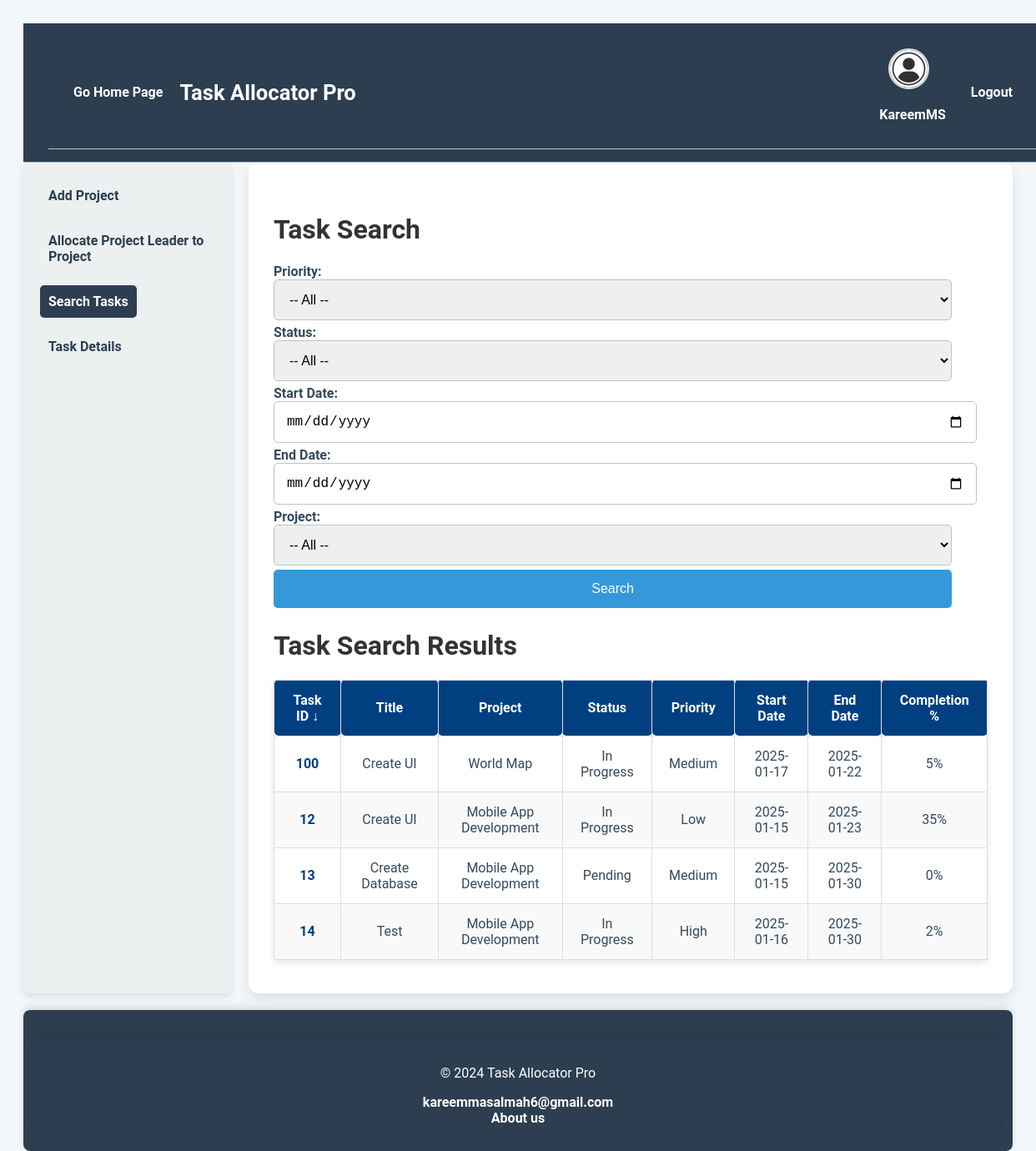
The page /search.php (signed in) on the database its author committed.
### tables this page shows
CREATE TABLE `tasks` (
  `id` int NOT NULL,
  `task_id` varchar(20) NOT NULL,
  `task_name` varchar(255) NOT NULL,
  `description` text NOT NULL,
  `project_id` varchar(20) NOT NULL,
  `start_date` date NOT NULL,
  `end_date` date NOT NULL,
  `effort` decimal(5,2) NOT NULL,
  `status` enum('Pending','In Progress','Completed') DEFAULT 'Pending',
  `priority` enum('Low','Medium','High') NOT NULL,
  `created_at` timestamp NULL DEFAULT CURRENT_TIMESTAMP,
  `updated_at` timestamp NULL DEFAULT CURRENT_TIMESTAMP ON UPDATE CURRENT_TIMESTAMP,
  `number_of_members` int DEFAULT '0',
  `contribution` int DEFAULT '0',
  `progress` int DEFAULT '0'
);

CREATE TABLE `projects` (
  `id` int NOT NULL,
  `project_id` varchar(20) NOT NULL,
  `title` varchar(255) NOT NULL,
  `description` text NOT NULL,
  `customer_name` varchar(255) NOT NULL,
  `budget` decimal(15,2) NOT NULL,
  `start_date` date NOT NULL,
  `end_date` date NOT NULL,
  `created_at` timestamp NULL DEFAULT CURRENT_TIMESTAMP,
  `updated_at` timestamp NULL DEFAULT CURRENT_TIMESTAMP ON UPDATE CURRENT_TIMESTAMP,
  `project_leader` bigint DEFAULT NULL
);

### search.php (the view, shortened to what this page needs)
<?php
require 'db.inc.php';
$user = $_SESSION['user'];
$role = $user['role'];
$sortable_columns = ['task_id', 'task_name', 'project_name', 'status', 'priority', 'start_date', 'end_date', 'progress'];
$sort_column = isset($_GET['sort']) && in_array($_GET['sort'], $sortable_columns) ? $_GET['sort'] : 'task_id';
$sort_direction = isset($_GET['direction']) && strtolower($_GET['direction']) === 'desc' ? 'DESC' : 'ASC';
$tasks = [];
$start_date = $_GET['start_date'] ?? '';
$end_date = $_GET['end_date'] ?? '';
$params = [];
if ($role === 'Manager') {
    $query = "SELECT t.task_id, t.task_name, p.title AS project_name, t.status, t.priority, t.start_date, t.end_date, t.progress
              FROM tasks t
              JOIN projects p ON t.project_id = p.project_id
              WHERE 1=1";
    $query .= " ORDER BY $sort_column $sort_direction";
    $stmt = $pdo->prepare($query);
    $stmt->execute($params);
    $tasks = $stmt->fetchAll();
}
$toggle_order = $sort_direction === 'ASC' ? 'desc' : 'asc';
?>
<!DOCTYPE html>
<html lang="en">
<head>
    <link rel="stylesheet" href="./taskCreation.css">
</head>
<body>
    <header>
        <?php include './header.php'; ?>
    </header>
    <nav class="nav">
        <?php if ($_SESSION['user']['role'] === 'Manager'): ?>
            <a href="./addProject.php">Add Project</a>
            <a href="./allocateLeader.php">Allocate Project Leader to Project</a>
            <a href="./search.php" id="selected">Search Tasks</a>
            <a href="./taskDetails.php">Task Details</a>
        <?php endif; ?>
    </nav>
    <main class="main">
        <h1>Task Search</h1>
        <form method="GET" class="search-form">
            <label for="priority">Priority:</label>
            <select name="priority" id="priority">
                <option value="">-- All --</option>
            </select>
            <label for="status">Status:</label>
            <select name="status" id="status">
                <option value="">-- All --</option>
            </select>
            <label for="start_date">Start Date:</label>
            <input type="date" name="start_date" id="start_date" value="<?= htmlspecialchars($start_date) ?>">
            <label for="end_date">End Date:</label>
            <input type="date" name="end_date" id="end_date" value="<?= htmlspecialchars($end_date) ?>">
            <label for="project_id">Project:</label>
            <select name="project_id" id="project_id">
                <option value="">-- All --</option>
            </select>
            <button type="submit" name="search">Search</button>
        </form>
        <h1>Task Search Results</h1>
        <table class="task-table">
            <thead>
                <tr>
                    <th><a class="head" href="?sort=task_id&direction=<?= $toggle_order ?>">Task ID <?= $sort_column === 'task_id' ? ($sort_direction === 'ASC' ? '↓' : '↑') : '' ?></a></th>
                    <th><a class="head" href="?sort=task_name&direction=<?= $toggle_order ?>">Title <?= $sort_column === 'task_name' ? ($sort_direction === 'ASC' ? '↓' : '↑') : '' ?></a></th>
                    <th><a class="head" href="?sort=project_name&direction=<?= $toggle_order ?>">Project <?= $sort_column === 'project_name' ? ($sort_direction === 'ASC' ? '↓' : '↑') : '' ?></a></th>
                    <th><a class="head" href="?sort=status&direction=<?= $toggle_order ?>">Status <?= $sort_column === 'status' ? ($sort_direction === 'ASC' ? '↓' : '↑') : '' ?></a></th>
                    <th><a class="head" href="?sort=priority&direction=<?= $toggle_order ?>">Priority <?= $sort_column === 'priority' ? ($sort_direction === 'ASC' ? '↓' : '↑') : '' ?></a></th>
                    <th><a class="head" href="?sort=start_date&direction=<?= $toggle_order ?>">Start Date <?= $sort_column === 'start_date' ? ($sort_direction === 'ASC' ? '↓' : '↑') : '' ?></a></th>
                    <th><a class="head" href="?sort=end_date&direction=<?= $toggle_order ?>">End Date <?= $sort_column === 'end_date' ? ($sort_direction === 'ASC' ? '↓' : '↑') : '' ?></a></th>
                    <th><a class="head" href="?sort=progress&direction=<?= $toggle_order ?>">Completion % <?= $sort_column === 'progress' ? ($sort_direction === 'ASC' ? '↓' : '↑') : '' ?></a></th>
                </tr>
            </thead>
            <tbody>
                <?php foreach ($tasks as $task): ?>
                    <tr>
                        <td><a href="./task_details.php?task_id=<?= htmlspecialchars($task['task_id']) ?>"><?= htmlspecialchars($task['task_id']) ?></a></td>
                        <td><?= htmlspecialchars($task['task_name']) ?></td>
                        <td><?= htmlspecialchars($task['project_name']) ?></td>
                        <td class="<?= strtolower(str_replace(' ', '-', $task['status'])) ?>"> <?= htmlspecialchars($task['status']) ?></td>
                        <td class="<?= strtolower($task['priority']) ?>-priority"> <?= htmlspecialchars($task['priority']) ?></td>
                        <td><?= htmlspecialchars($task['start_date']) ?></td>
                        <td><?= htmlspecialchars($task['end_date']) ?></td>
                        <td><?= htmlspecialchars($task['progress']) ?>%</td>
                    </tr>
                <?php endforeach; ?>
            </tbody>
        </table>
    </main>
    <footer>
    </footer>
</body>
</html>

### taskCreation.css (style rules this page uses)
body { font-family: "Roboto", sans-serif; background-color: #f4f7fa; color: #333; display: grid; grid-template-areas: "header header" "nav main" "footer footer"; grid-template-rows: auto 1fr auto; grid-template-columns: 250px 1fr; height: 100vh; padding: 20px; }
header { grid-area: header; background-color: #333; color: #fff; padding: 10px 20px; text-align: center; }
label { font-weight: bold; font-size: 1em; font-weight: 600; color: #34495e; display: block; }
input, textarea, select, button { width: 95%; padding: 14px; font-size: 16px; border: 1px solid #bdc3c7; border-radius: 5px; transition: border-color 0.3s ease; margin-bottom: 5px; }
button { width: 95%; padding: 14px; font-size: 16px; background-color: #3498db; color: white; border: none; border-radius: 5px; cursor: pointer; transition: background-color 0.3s ease; }
footer { grid-area: footer; background-color: #2c3e50; color: white; text-align: center; padding: 15px; margin-top: 20px; border-radius: 8px; box-shadow: 0px -4px 8px rgba(0, 0, 0, 0.1); }
footer a { color: white; text-decoration: none; font-weight: bold; padding: 5px 10px; }
nav { grid-area: nav; background-color: #ecf0f1; padding: 20px; display: flex; flex-direction: column; align-items: flex-start; border-radius: 8px; box-shadow: 0px 4px 8px rgba(0, 0, 0, 0.1); }
nav a { display: block; color: #2c3e50; text-decoration: none; font-weight: 600; margin-bottom: 15px; padding: 10px; border-radius: 5px; transition: background-color 0.3s ease; }
nav a#selected { background-color: #2c3e50; color: white; }
main { grid-area: main; background-color: #fff; padding: 40px 30px; box-shadow: 0px 6px 15px rgba(0, 0, 0, 0.1); border-radius: 12px; margin-left: 20px; }
table { width: 100%; border-collapse: collapse; margin-top: 20px; background-color: #fff; border-radius: 8px; box-shadow: 0px 4px 8px rgba(0, 0, 0, 0.1); }
th, td { padding: 14px 20px; text-align: center; border: 1px solid #ddd; border-radius: 5px; }
th { background-color: #004080; color: white; font-weight: bold; text-align: center; }
td { color: #34495e; }
tr:nth-child(even) { background-color: #f9f9f9; }
table a { color: #004080; font-weight: bold; text-decoration: none; }
.head { color: white; font-weight: bold; text-decoration: none; }

### header.css (style rules this page uses)
header { display: flex; justify-content: center; align-items: center; padding: 15px 30px; background-color: #2c3e50; color: white; font-size: 1.2rem; border-bottom: 1px solid #bdc3c7; width: 100%; }

### footer.css (style rules this page uses)
footer a { color: white; text-decoration: none; }

### header.php (style rules this page uses)
header { display: flex; justify-content: center; align-items: center; padding: 15px 30px; background-color: #2C3E50; color: white; font-size: 1.2rem; border-bottom: 1px solid #BDC3C7; width: 100%; }

### rows shown on the page
tasks: task "100", task_name "Create UI", projects.title "World Map", status "In Progress", priority "Medium", start_date "2025-01-17", end_date "2025-01-22", progress "5"
tasks: task "12", task_name "Create UI", projects.title "Mobile App Development", status "In Progress", priority "Low", start_date "2025-01-15", end_date "2025-01-23", progress "35"
tasks: task "13", task_name "Create Database", projects.title "Mobile App Development", status "Pending", priority "Medium", start_date "2025-01-15", end_date "2025-01-30", progress "0"
tasks: task "14", task_name "Test", projects.title "Mobile App Development", status "In Progress", priority "High", start_date "2025-01-16", end_date "2025-01-30", progress "2"

### other values the page prints
$user['username'] "KareemMS"
